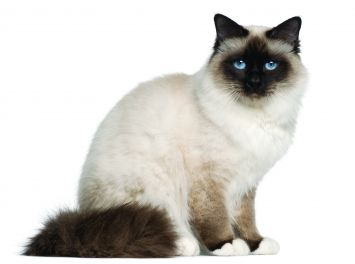
#> input picture tensorflow/old_TensorFlow_1/Computer_Vision/TF-HUB/ImageClassification/Data/Imgs/birman-cat.jpg, 355 x 264 px; its folder holds only this picture in this run
$ python Preprocess.py
#> lines starting #> are read from the running program, lines starting #| are printed output that depends on the picture
import os
import shutil
from tqdm import tqdm
import cv2

class PreprocessData:
    def __init__(self, paths):
        self.paths = paths

    def resize_data(self, size):
#> called with size = (299, 299)
        for path in self.paths:
            print('Resizing{}'.format(path))
            src_path = os.path.abspath(path)
            dst_path = src_path + 'Resize'
            shutil.rmtree(dst_path, ignore_errors=True)
            os.mkdir(dst_path)

            filenames = os.listdir(src_path)
            for filename in tqdm(filenames):
                src_filepath = os.path.join(src_path, filename)
                dst_filepath = os.path.join(dst_path, filename)

                try:
                    img = cv2.imread(src_filepath)
#> img is the input picture: shape (264, 355, 3); mean B, G, R 206.4, 210.9, 213.2
                    img = cv2.resize(img, size)
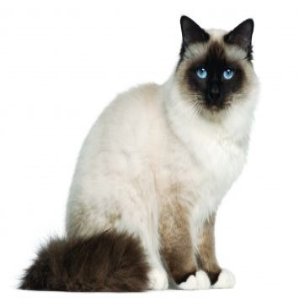
#> img: shape (299, 299, 3); mean B, G, R 206.3, 210.9, 213.1
                    cv2.imwrite(dst_filepath, img)
                except:
                    pass
if __name__  == '__main__':
    resize_paths = ['./Data/Imgs']
    p = PreprocessData(resize_paths)
    p.resize_data((299, 299))
